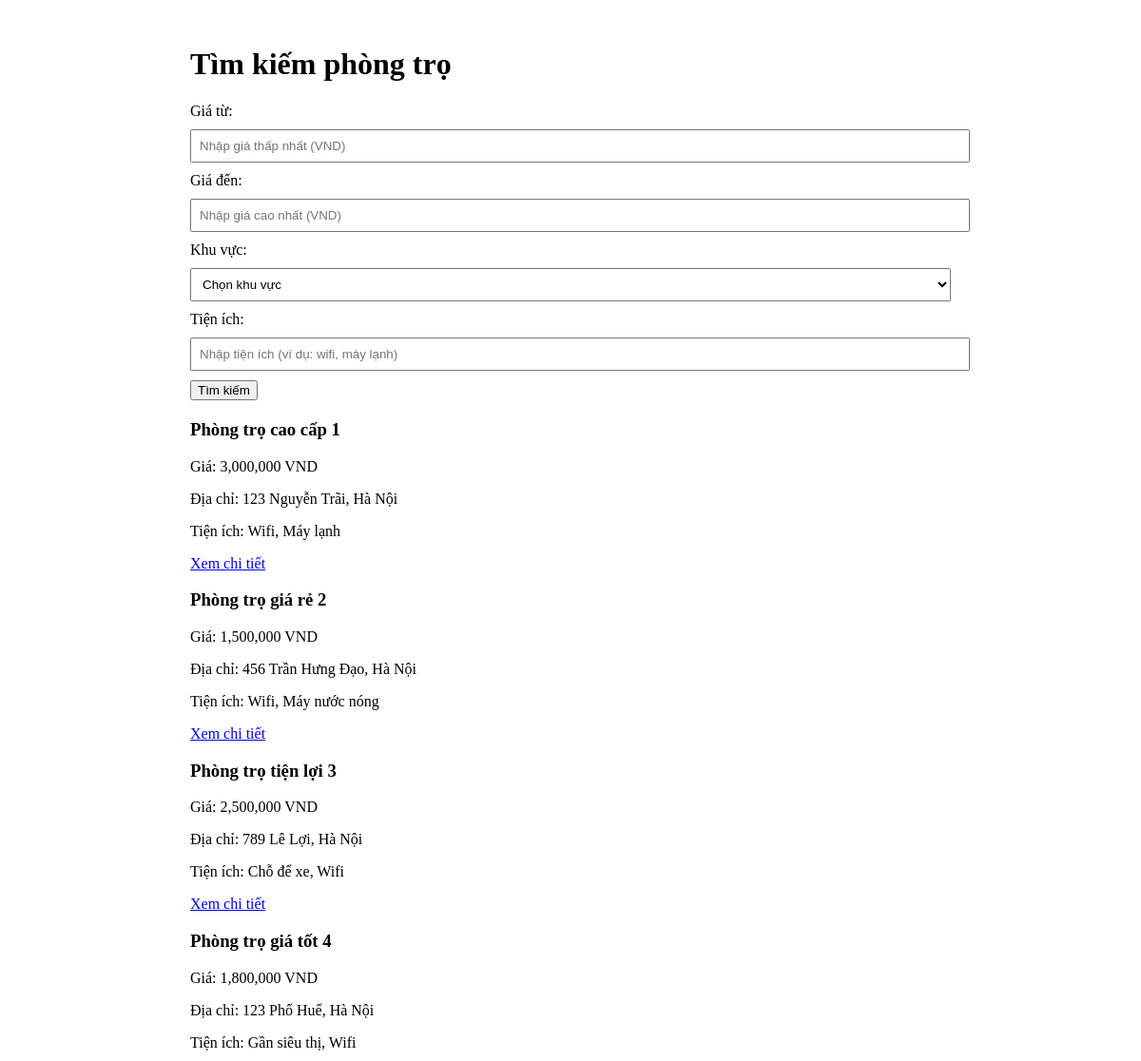
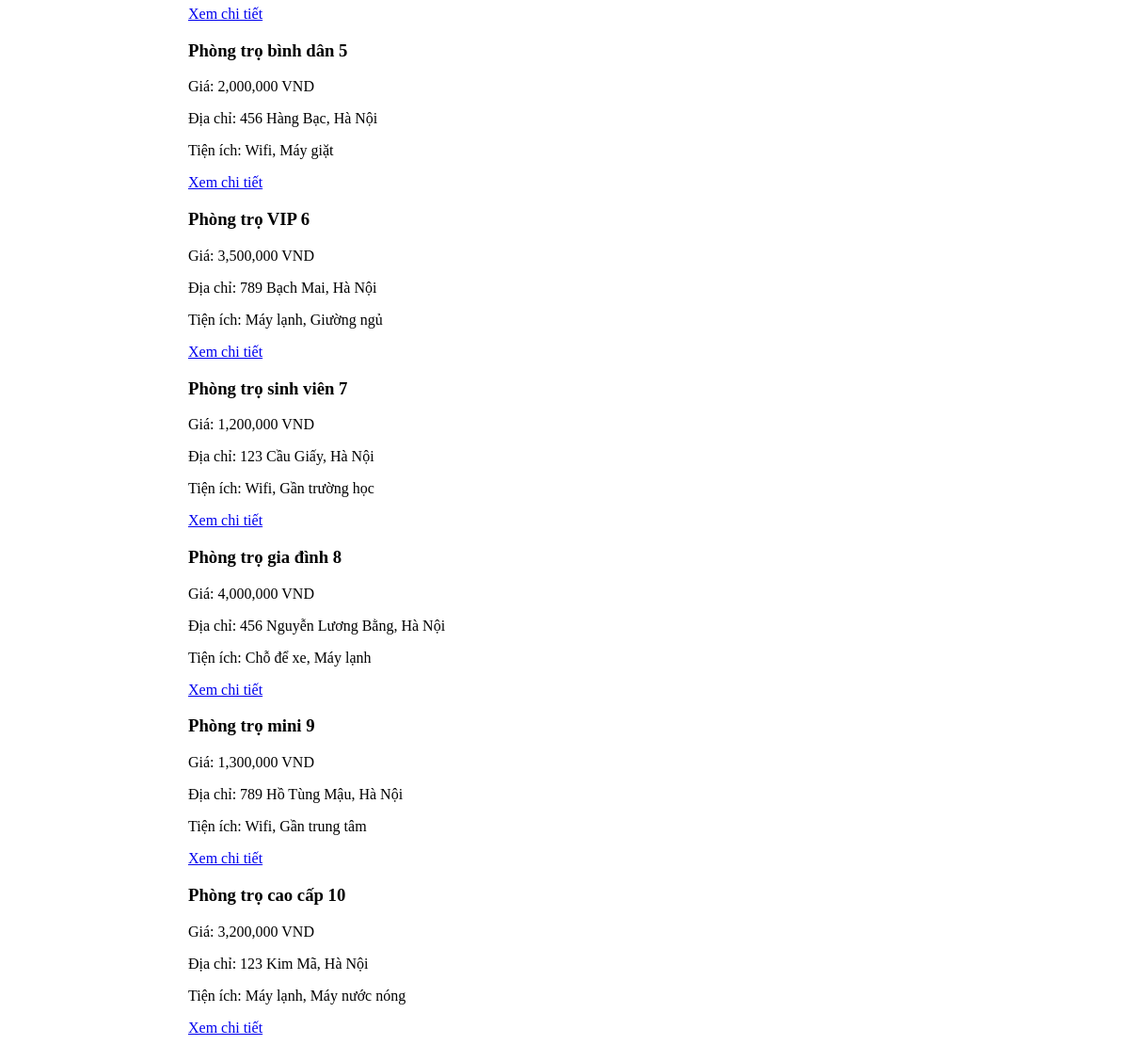
/motel_search.php, run on the app's committed database (2 pictures, top to bottom).
### tables this page shows
CREATE TABLE `motel` (
  `ID` int(10) NOT NULL,
  `title` varchar(255) DEFAULT NULL,
  `description` text DEFAULT NULL,
  `price` int(11) DEFAULT NULL,
  `area` int(11) DEFAULT NULL,
  `count_view` int(11) DEFAULT NULL,
  `address` varchar(255) DEFAULT NULL,
  `latlng` varchar(255) DEFAULT NULL,
  `images` varchar(255) DEFAULT NULL,
  `user_id` int(10) DEFAULT NULL,
  `category_id` int(11) DEFAULT NULL,
  `district_id` int(11) DEFAULT NULL,
  `utilities` varchar(255) DEFAULT NULL,
  `created_at` timestamp NOT NULL DEFAULT current_timestamp() ON UPDATE current_timestamp(),
  `phone` varchar(255) DEFAULT NULL,
  `approve` int(11) DEFAULT NULL
);

### motel_search.php (the view, shortened to what this page needs)
<!DOCTYPE html>
<html lang="en">
<head>
</head>
<body>
    <div class="container">
        <h1>Tìm kiếm phòng trọ</h1>
        <form action="search_motel.php" method="GET" class="search-form">
            <label for="min_price">Giá từ:</label>
            <input type="number" name="min_price" placeholder="Nhập giá thấp nhất (VND)" value="<?php echo isset($_GET['min_price']) ? $_GET['min_price'] : ''; ?>">
            <label for="max_price">Giá đến:</label>
            <input type="number" name="max_price" placeholder="Nhập giá cao nhất (VND)" value="<?php echo isset($_GET['max_price']) ? $_GET['max_price'] : ''; ?>">
            <label for="district_id">Khu vực:</label>
            <select name="district_id">
                <option value="">Chọn khu vực</option>
                <?php
                $conn = new mysqli("localhost", "root", "", "GTPT");
                ?>
            </select>
            <label for="utilities">Tiện ích:</label>
            <input type="text" name="utilities" placeholder="Nhập tiện ích (ví dụ: wifi, máy lạnh)" value="<?php echo isset($_GET['utilities']) ? $_GET['utilities'] : ''; ?>">
            <button type="submit">Tìm kiếm</button>
        </form>
        <div class="search-results">
            <?php
            if ($_SERVER['REQUEST_METHOD'] == 'GET') {
                $query = "SELECT * FROM MOTEL WHERE 1=1";
                $result = $conn->query($query);
                if ($result->num_rows > 0) {
                    while ($row = $result->fetch_assoc()) {
                        echo "<div>";
                        echo "<h3>" . htmlspecialchars($row['title']) . "</h3>";
                        echo "<p>Giá: " . number_format($row['price']) . " VND</p>";
                        echo "<p>Địa chỉ: " . htmlspecialchars($row['address']) . "</p>";
                        echo "<p>Tiện ích: " . htmlspecialchars($row['utilities']) . "</p>";
                        echo "<a href='detail_motel.php?id=" . $row['ID'] . "'>Xem chi tiết</a>";
                        echo "</div>";
                    }
                } else {
                    echo "Không tìm thấy kết quả nào.";
                }
            }
            ?>
        </div>
    </div>
</body>
</html>

### motel_search.php (style rules this page uses)
.container { max-width: 800px; margin: 0 auto; padding: 20px; }
.search-form { margin-bottom: 20px; }
.search-form label { display: block; margin-bottom: 10px; }
.search-form input, .search-form select { width: 100%; padding: 8px; margin-bottom: 10px; }
.search-results { margin-top: 20px; }

### data on the page
motel: title "Phòng trọ cao cấp 1", price "3,000,000", address "123 Nguyễn Trãi, Hà Nội", utilities "Wifi, Máy lạnh"
motel: title "Phòng trọ giá rẻ 2", price "1,500,000", address "456 Trần Hưng Đạo, Hà Nội", utilities "Wifi, Máy nước nóng"
motel: title "Phòng trọ tiện lợi 3", price "2,500,000", address "789 Lê Lợi, Hà Nội", utilities "Chỗ để xe, Wifi"
motel: title "Phòng trọ giá tốt 4", price "1,800,000", address "123 Phố Huế, Hà Nội", utilities "Gần siêu thị, Wifi"
motel: title "Phòng trọ bình dân 5", price "2,000,000", address "456 Hàng Bạc, Hà Nội", utilities "Wifi, Máy giặt"
motel: title "Phòng trọ VIP 6", price "3,500,000", address "789 Bạch Mai, Hà Nội", utilities "Máy lạnh, Giường ngủ"
motel: title "Phòng trọ sinh viên 7", price "1,200,000", address "123 Cầu Giấy, Hà Nội", utilities "Wifi, Gần trường học"
motel: title "Phòng trọ gia đình 8", price "4,000,000", address "456 Nguyễn Lương Bằng, Hà Nội", utilities "Chỗ để xe, Máy lạnh"
motel: title "Phòng trọ mini 9", price "1,300,000", address "789 Hồ Tùng Mậu, Hà Nội", utilities "Wifi, Gần trung tâm"
motel: title "Phòng trọ cao cấp 10", price "3,200,000", address "123 Kim Mã, Hà Nội", utilities "Máy lạnh, Máy nước nóng"
